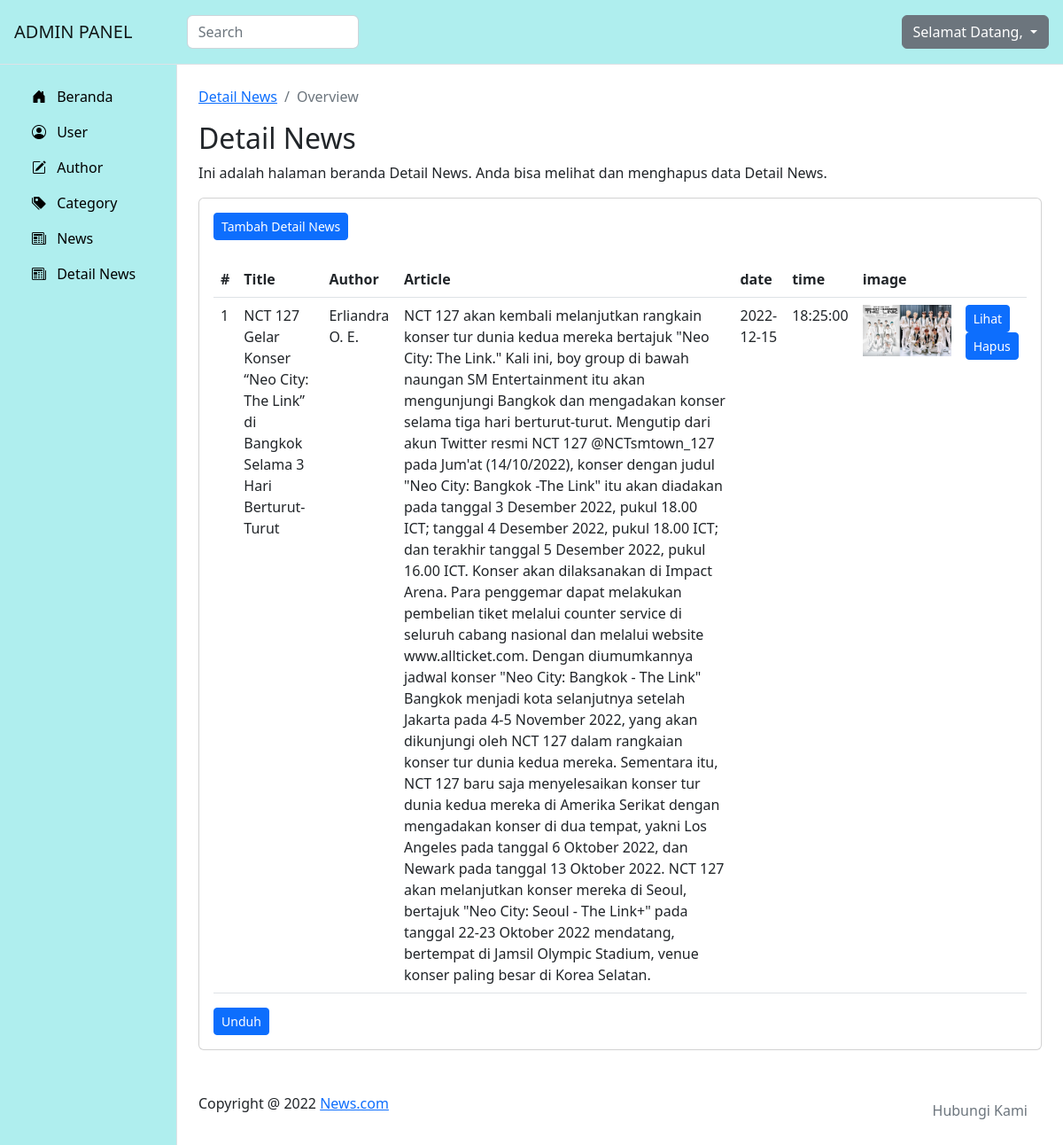
Screenshot of /admin/detail-berita/index.php (signed in) with the database file from the repository.
### tables this page shows
CREATE TABLE `detail_news` (
  `id` int(11) NOT NULL,
  `title_news` int(11) NOT NULL,
  `author_news` int(11) NOT NULL,
  `article` text NOT NULL,
  `date` date NOT NULL,
  `time` time NOT NULL,
  `img` varchar(128) NOT NULL
);

CREATE TABLE `news` (
  `id_news` int(11) NOT NULL,
  `title` varchar(128) NOT NULL,
  `conclusion` text NOT NULL,
  `category_news` int(11) NOT NULL,
  `image` varchar(64) NOT NULL
);

CREATE TABLE `author` (
  `id_author` int(11) NOT NULL,
  `name` varchar(45) NOT NULL
);

### admin/detail-berita/index.php (the view, shortened to what this page needs)
<!DOCTYPE html>
<html lang="en">
<head>
    <link rel="stylesheet" href="https://cdnjs.cloudflare.com/ajax/libs/bootstrap/5.2.3/css/bootstrap.min.css"
 />
    <link rel="stylesheet" href="https://cdnjs.cloudflare.com/ajax/libs/chartist/0.11.4/chartist.min.css"
 />
    <link rel="stylesheet" href="https://cdn.jsdelivr.net/npm/bootstrap-icons@1.10.2/font/bootstrap-icons.css">
</head>
<body>
    <?php
    include '../../connect.php';
    $sql = "SELECT * FROM detail_news
    JOIN news ON detail_news.title_news = news.id_news
    JOIN author ON detail_news.author_news = author.id_author";
    $datas = $conn->query($sql);
    ?>
    <nav class="navbar navbar-expand-lg p-3 border-bottom" style="background-color: #AFEEEE">
        <div class="d-flex col-12 col-md-3 col-lg-2 mb-2 mb-lg-0 flex-md-nowrap justify-content-between">
            <a class="navbar-brand" href="#">
                ADMIN PANEL
            </a>
        </div>
        <div class="col-12 col-md-4 col-lg-2">
            <input class="form-control form-control-dark" type="text" placeholder="Search" aria-labels="Search">
        </div>
        <div class="col-12 col-md-5 col-lg-8 d-flex align-items-center justify-content-md-end mt-3 mt-md-0">
            <div class="dropdown">
                <a class="btn btn-secondary dropdown-toggle" href="#" role="button" data-bs-toggle="dropdown"
                    aria-expanded="false">
                    Selamat Datang,
                </a>
            </div>
        </div>
    </nav>
    <div class="container-fluid">
        <div class="row">
            <nav id="sidebar" class="col-md-3 col-lg-2 d-md-block sidebar collapse border-end"
                style="background-color: #AFEEEE;">
                <div class="position-sticky">
                    <ul class="nav flex-coloumn pt-3">
                        <li class="nav-item">
                            <a class="nav-link active" aria-current="page" href="/project/admin"
                                style="color: #000000;">
                                <i class="bi bi-house-door-fill px-2"></i>
                                <span>Beranda</span>
                            </a>
                        </li>
                        <li class="nav-item">
                            <a class="nav-link active" aria-current="page" href="/project/admin/users"
                                style="color: #000000;">
                                <i class="bi bi-person-circle px-2"></i>
                                <span>User</span>
                            </a>
                        </li>
                        <li class="nav-item">
                            <a class="nav-link active" aria-current="page" href="/project/admin/author"
                                style="color: #000000;">
                                <i class="bi bi-pencil-square px-2"></i>
                                <span>Author</span>
                            </a>
                        </li>
                        <li class="nav-item">
                            <a class="nav-link active" aria-current="page" href="/project/admin/category"
                                style="color: #000000;">
                                <i class="bi bi-tags-fill px-2"></i>
                                <span>Category</span>
                            </a>
                        </li>
                        <li class="nav-item">
                            <a class="nav-link active" aria-current="page" href="/project/admin/news"
                                style="color: #000000;">
                                <i class="bi bi-newspaper px-2"></i>
                                <span>News</span>
                            </a>
                        </li>
                        <li class="nav-item">
                            <a class="nav-link active" aria-current="page" href="/project/admin/detail-berita"
                                style="color: #000000;">
                                <i class="bi bi-newspaper px-2"></i>
                                <span>Detail News</span>
                            </a>
                        </li>
                    </ul>
                </div>
            </nav>
            <main class="col-md-9 ms-sm-auto col-lg-10 px-md-4 py-4">
                <nav aria-label="breadcrumb">
                    <ol class="breadcrumb">
                        <li class="breadcrumb-item"><a href="/project/admin/detail-news">Detail News</a></li>
                        <li class="breadcrumb-item active" aria-current="page">Overview</li>
                    </ol>
                </nav>
                <h1 class="h2">Detail News</h2>
                    <p>Ini adalah halaman beranda Detail News. Anda bisa melihat dan menghapus data
                        Detail News.</p>
                    <div class="card">
                        <div class="card-body">
                        <a href="create.php" class="btn btn-sm btn-primary mb-4" style="color:white;">Tambah
                        Detail News</a>
                            <div class="table-responsive">
                                <table class="table">
                                    <thead>
                                        <tr>
                                            <th scope="col">#</th>
                                            <th scope="col">Title</th>
                                            <th scope="col">Author</th>
                                            <th scope="col">Article</th>
                                            <th scope="col">date</th>
                                            <th scope="col">time</th>
                                            <th scope="col">image</th>
                                            <th scope="col"></th>
                                        </tr>
                                    </thead>
                                    <tbody>
                                        <?php
                                    foreach ($datas as $key => $data) {
                                        echo '
                                        <tr>
                                            <td>'.($key + 1).'</td>
                                            <td>'.$data['title'].'</td>
                                            <td>'.$data['name'].'</td>
                                            <td>'.$data['article'].'</td>
                                            <td>'.$data['date'].'</td>
                                            <td>'.$data['time'].'</td>
                                            <td><img src="image/'.$data['image'].'" width="100"></td>
                                            <td>
                                                <a href="show.php?id='.$data['id'].'" class="btn btn-sm btn-primary button-blue" style="color: white;">Lihat</a>
                                                <a href="delete.php?id='.$data['id'].'" class="btn btn-sm btn-primary" style="color: white;">Hapus</a>
                                            </td>
                                        </tr>
                                         ';
                                    }
                                    ?>
                                    </tbody>
                                </table>
                                <a href="print.php" class="btn btn-sm btn-primary button-blue" style="color: white;">Unduh</a>
                            </div>
                        </div>
                    </div>
                    <footer class="pt-5 d-flex justify-content-between">
                        <span>Copyright @ 2022 <a href="#">News.com</a></span>
                        <ul class="nav m-0">
                            <li class="nav-link text-secondary" href="#">Hubungi Kami</li>
                        </ul>
                    </footer>
            </main>
        </div>
    </div>
</body>
</html>

### rows the page displays
detail_news: title_news.title "NCT 127 Gelar Konser “Neo City: The Link” di Bangkok Selama 3 Hari Berturut-Turut", author_news.name "Erliandra O. E.", article "NCT 127 akan kembali melanjutkan rangkain konser tur dunia kedua mereka bertajuk \"Neo City: The Link.\" Kali ini, boy group di bawah naungan SM Entertainment itu akan mengunjungi Bangkok dan mengadakan konser selama tiga hari berturut-turut. Mengutip dari akun Twitter resmi NCT 127 @NCTsmtown_127 pada Jum'at (14/10/2022), konser dengan judul \"Neo City: Bangkok -The Link\" itu akan diadakan pada tanggal 3 Desember 2022, pukul 18.00 ICT; tanggal 4 Desember 2022, pukul 18.00 ICT; dan terakhir tanggal 5 Desember 2022, pukul 16.00 ICT. Konser akan dilaksanakan di Impact Arena. Para penggemar dapat melakukan pembelian tiket melalui counter service di seluruh cabang nasional dan melalui website…", date "2022-12-15", time "18:25:00", title_news.image (picture)
